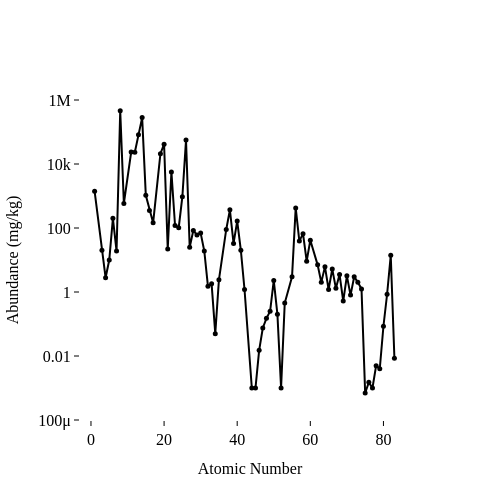

Here is the notebook cell this chart was saved with:
### Markdown cell above
## The Plot for the Textbook

Now that I have decided to use the data set of the CRC handbook (the data used by Haxel et al. was not made available) and reproduced the plot with that data, I will make the plot in the style that I use in the textbook.

The code below will make the above plot using the Tufte style for MatPlotLib. the code below uses the *Plotly* library and produces an interactive plot.

### Code cell
#import kaleido

# Make the plot above again using tufte style
fig.update_layout(
    template="simple_white",
    font=dict(
        family="Palatino, Garamond, Computer Modern, Times New Roman",     # e.g. "Times New Roman", "Helvetica", "Computer Modern"
        size=16,
        color="black"
    ),
    title = None,
    title_font_size=14,
    xaxis_title="Atomic Number",
    yaxis_title="Abundance (mg/kg)",
    xaxis_title_font_size=16,
    yaxis_title_font_size=16,
    xaxis=dict(
        showline=False,
        linewidth=1,
        linecolor='black',
        ticks='outside',
        tickwidth=1,
        tickcolor='black',
        ticklen=5,
        range=[-3, 90]
    ),
    yaxis=dict(
        showline=False,
        linewidth=1,
        linecolor='black',
        ticks='outside',
        tickwidth=1,
        tickcolor='black',
        ticklen=5,
        range=[-4, 6],
    )
)


fig.write_html("plot_abundance_plotly_tufte.html", include_plotlyjs="cdn")
#fig.write_image("plot_abundance_plotly_tufte.pdf") # requires kaleido package to be installed
fig.show()

### Figure 1 — Plotly figure (JSON) as saved in the notebook; plotly's stock layout.template omitted (floating-point values rounded to 4 significant figures)
{"data": [{"customdata": [["hydrogen"], ["lithium"], ["beryllium"], ["boron"], ["carbon"], ["nitrogen"], ["oxygen"], ["fluorine"], ["sodium"], ["magnesium"], ["aluminium"], ["silicon"], ["phosphorus"], ["sulfur"], ["chlorine"], ["potassium"], ["calcium"], ["scandium"], ["titanium"], ["vanadium"], ["chromium"], ["manganese"], ["iron"], ["cobalt"], ["nickel"], ["copper"], ["zinc"], ["gallium"], ["germanium"], ["arsenic"], ["selenium"], ["bromine"], ["rubidium"], ["strontium"], ["yttrium"], ["zirconium"], ["niobium"], ["molybdenum"], ["ruthenium"], ["rhodium"], ["palladium"], ["silver"], ["cadmium"], ["indium"], ["tin"], ["antimony"], ["tellurium"], ["iodine"], ["caesium"], ["barium"], ["lanthanum"], ["cerium"], ["praseodymium"], ["neodymium"], ["samarium"], ["europium"], ["gadolinium"], ["terbium"], ["dysprosium"], ["holmium"], ["erbium"], ["thulium"], ["ytterbium"], ["lutetium"], ["hafnium"], ["tantalum"], ["tungsten"], ["rhenium"], ["osmium"], ["iridium"], ["platinum"], ["gold"], ["mercury"], ["thallium"], ["lead"], ["bismuth"]], "hovertemplate": "Atomic #: %{x}<br>Abundance: %{y}<br>Sample: %{customdata[0]}<extra></extra>", "legendgroup": "", "line": {"color": "black", "width": 2}, "marker": {"color": "black", "opacity": 1, "size": 5, "symbol": "circle"}, "mode": "lines+markers", "name": "", "orientation": "v", "showlegend": false, "type": "scatter", "x": [1, 3, 4, 5, 6, 7, 8, 9, 11, 12, 13, 14, 15, 16, 17, 19, 20, 21, 22, 23, 24, 25, 26, 27, 28, 29, 30, 31, 32, 33, 34, 35, 37, 38, 39, 40, 41, 42, 44, 45, 46, 47, 48, 49, 50, 51, 52, 53, 55, 56, 57, 58, 59, 60, 62, 63, 64, 65, 66, 67, 68, 69, 70, 71, 72, 73, 74, 75, 76, 77, 78, 79, 80, 81, 82, 83], "xaxis": "x", "y": [1400.0, 20.0, 2.8, 10.0, 200.0, 19.0, 461000.0, 585.0, 23600.0, 23300.0, 82300.0, 282000.0, 1050.0, 350.0, 145.0, 20900.0, 41500.0, 22.0, 5650.0, 120.0, 102.0, 950.0, 56300.0, 25.0, 84.0, 60.0, 70.0, 19.0, 1.5, 1.8, 0.05, 2.4, 90.0, 370.0, 33.0, 165.0, 20.0, 1.2, 0.001, 0.001, 0.015, 0.075, 0.15, 0.25, 2.3, 0.2, 0.001, 0.45, 3.0, 425.0, 39.0, 66.5, 9.2, 41.5, 7.05, 2.0, 6.2, 1.2, 5.2, 1.3, 3.5, 0.52, 3.2, 0.8, 3.0, 2.0, 1.25, 0.0007, 0.0015, 0.001, 0.005, 0.004, 0.085, 0.85, 14.0, 0.0085], "yaxis": "y"}], "layout": {"font": {"color": "black", "family": "Palatino, Garamond, Computer Modern, Times New Roman", "size": 16}, "height": 500, "legend": {"tracegroupgap": 0}, "title": {"font": {"size": 14}}, "width": 500, "xaxis": {"anchor": "y", "domain": [0, 1], "linecolor": "black", "linewidth": 1, "range": [-3, 90], "showline": false, "tickcolor": "black", "ticklen": 5, "ticks": "outside", "tickwidth": 1, "title": {"font": {"size": 16}, "text": "Atomic Number"}}, "yaxis": {"anchor": "x", "domain": [0, 1], "linecolor": "black", "linewidth": 1, "range": [-4, 6], "showline": false, "tickcolor": "black", "ticklen": 5, "ticks": "outside", "tickwidth": 1, "title": {"font": {"size": 16}, "text": "Abundance (mg/kg)"}, "type": "log"}}}
